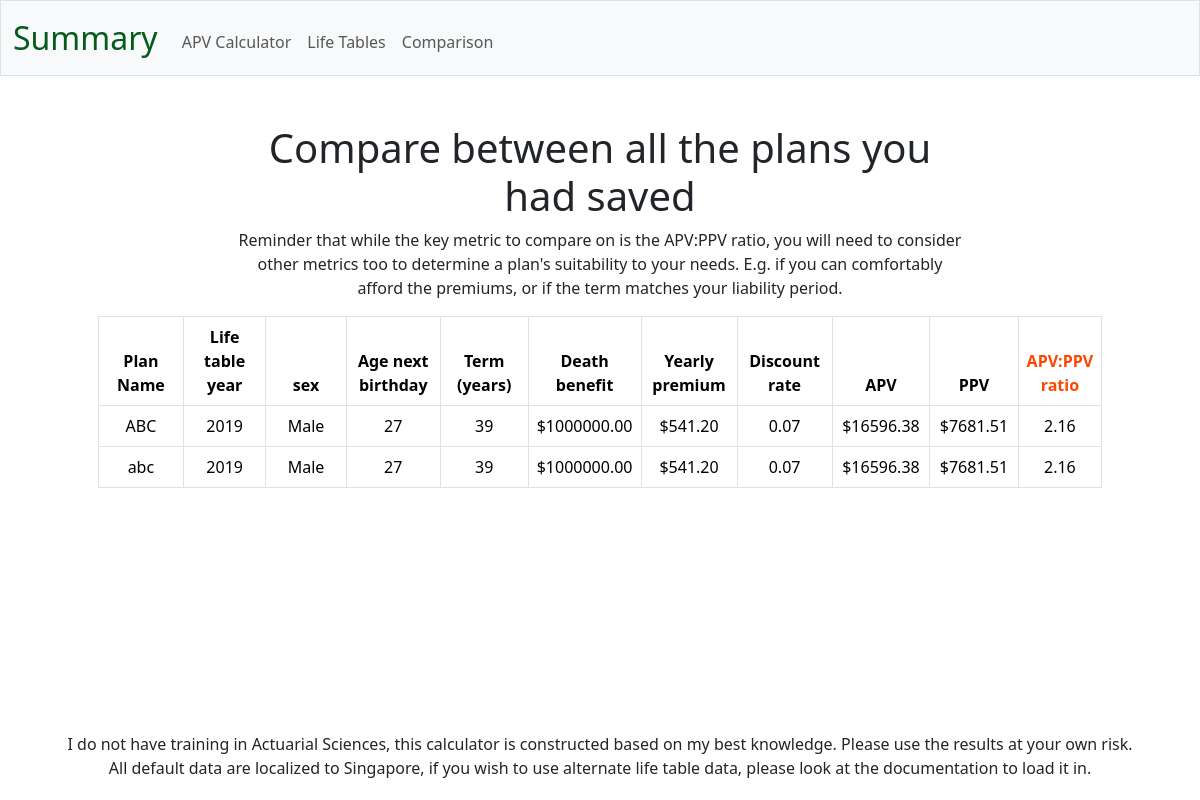
The page /compare on the database as committed earlier.
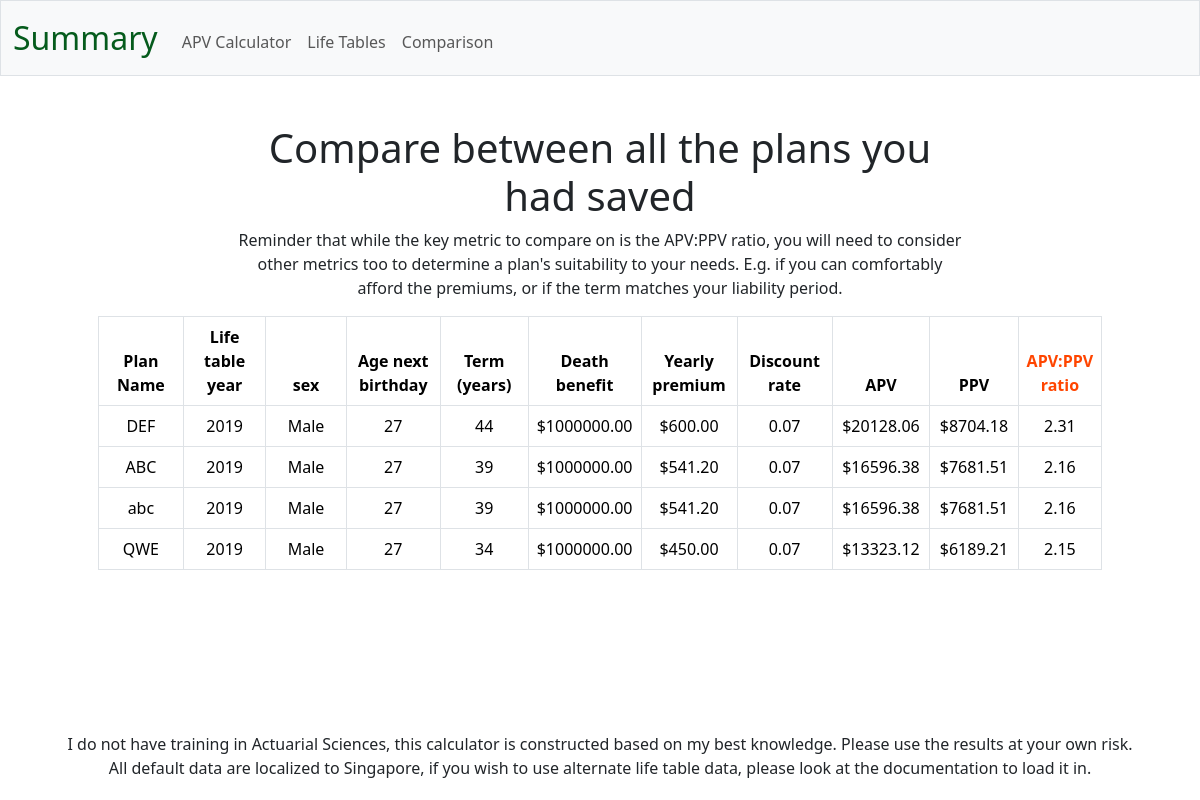
The same page on the database as committed later.
### tables this page shows
CREATE TABLE plans (
            plan TEXT,
            sex TEXT,
            year INTEGER,
            anb INTEGER,
            term INTEGER,
            benefit FLOAT,
            discount FLOAT,
            premium FLOAT,
            apv FLOAT,
            ppv FLOAT,
            ratio FLOAT
            );

### app.py (the view)
@app.route("/compare")
def compare():
    plans = get_plans()
    return render_template("compare.html", plans=plans)

### app.py (called while the page is built)
@app.after_request
def after_request(response):
    response.headers["Cache-Control"] = "no-cache, no-store, must-revalidate"
    response.headers["Expires"] = 0
    response.headers["Pragma"] = "no-cache"
    return response

### helpers.py (called while the page is built)
def get_plans():
    con = sqlite3.connect('lifetables.db')
    cur = con.cursor()
    cur.execute("SELECT * FROM plans ORDER BY ratio DESC")
    cols = [col[0] for col in cur.description]
    plans = [{k:v for k, v in zip(cols, row)} for row in cur.fetchall()]
    return plans

### templates/compare.html (shortened to what this page needs)
{% extends "layout.html" %}
{% block main %}
    <div class="mx-auto text-justify text-center" style="width: 65%;">
        <h1>Compare between all the plans you had saved</h1>
        <p>
            Reminder that while the key metric to compare on is the APV:PPV ratio,
            you will need to consider other metrics too to determine a plan's suitability
            to your needs. E.g. if you can comfortably afford the premiums, or if the
            term matches your liability period.
        </p>
    </div>
    <div class="mb-3 d-flex justify-content-center align-items-center">
        <table class="table table-bordered" style="width: 90%;">
            <thead>
                <tr>
                    <th style="width: 10%;">Plan Name</th>
                    <th style="width: 10%;">Life table year</th>
                    <th style="width: 10%;">sex</th>
                    <th style="width: 10%;">Age next birthday</th>
                    <th style="width: 10%;">Term (years)</th>
                    <th style="width: 11%;">Death benefit</th>
                    <th style="width: 10%;">Yearly premium</th>
                    <th style="width: 10%;">Discount rate</th>
                    <th style="width: 10%;">APV</th>
                    <th style="width: 10%;">PPV</th>
                    <th style="width: 10%; color:orangered;">APV:PPV ratio</th>
                </tr>
            </thead>
            <tbody>
                {% for row in plans %}
                    <tr>
                        <td>{{ row.plan }}</td>
                        <td>{{ row.year }}</td>
                        <td>{{ row.sex }}</td>
                        <td>{{ row.anb }}</td>
                        <td>{{ row.term }}</td>
                        <td>{{ '$' + '%.2f' % row.benefit }}</td>
                        <td>{{ '$' + '%.2f' % row.premium }}</td>
                        <td>{{ row.discount }}</td>
                        <td>{{ '$' + '%.2f' % row.apv }}</td>
                        <td>{{ '$' + '%.2f' % row.ppv }}</td>
                        <td>{{ '%.2f' % row.ratio }}</td>
                    </tr>
                {% endfor %}
            </tbody>
        </table>
    </div>
{% endblock %}

### templates/layout.html (shortened to what this page needs)
<!DOCTYPE html>
<html lang="en">
    <head>
        <link href="https://cdn.jsdelivr.net/npm/bootstrap@5.3.3/dist/css/bootstrap.min.css" rel="stylesheet">
        <link href="/static/styles.css" rel="stylesheet">
    </head>
    <body>
        <nav class="bg-light border navbar navbar-expand-md navbar-light">
            <div class="container-fluid">
                <a class="navbar-brand" href="/"><span class="Color">Summary</span></a>
                <div class="collapse navbar-collapse" id="navbar">
                        <ul class="navbar-nav me-auto mt-2">
                            <li class="nav-item"><a class="nav-link" href="/apv">APV Calculator</a></li>
                            <li class="nav-item"><a class="nav-link" href="/tables">Life Tables</a></li>
                            <li class="nav-item"><a class="nav-link" href="/compare">Comparison</a></li>
                        </ul>
                </div>
            </div>
        </nav>
        <main class="container py-5 text-center">
            {% block main %}{% endblock %}
        </main>
        <footer class="fixed-bottom text-center w-100"  style="background-color: white; padding: 20px 0;">
            <div>
                I do not have training in Actuarial Sciences, this calculator is constructed based on my best knowledge. Please use the results at your own risk.
                <br>
                All default data are localized to Singapore, if you wish to use alternate life table data, please look at the documentation to load it in.
            </div>
        </footer>
    </body>
</html>

### static/styles.css (style rules this page uses)
nav .navbar-brand { font-size: xx-large; }
nav .navbar-brand .Color { color: #055b1c; }
.text-justify { text-align: justify; }

Rows that differ between the two databases and show on the page:
added plans: plan "DEF", year "2019", sex "Male", anb "27", term "44", benefit "$1000000.00", premium "$600.00", discount "0.07", apv "$20128.06", ppv "$8704.18", ratio "2.31"
added plans: plan "QWE", year "2019", sex "Male", anb "27", term "34", benefit "$1000000.00", premium "$450.00", discount "0.07", apv "$13323.12", ppv "$6189.21", ratio "2.15"
